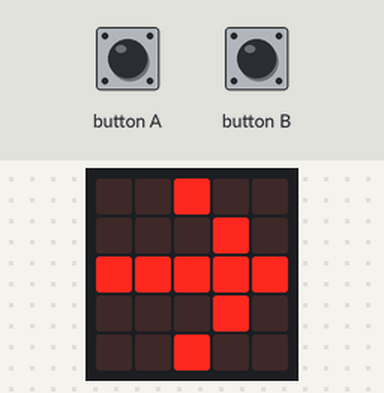
Simulated run of this program. Board: BBC micro:bit running MicroPython. Shown: the board's 5×5 LED display. Inputs (shaded band) come from the test bench. The 48×5 strip is a reading aid, not a part: it shows the text the display is scrolling, unrolled, one strip-width of it at a time.

Above: at 1.2 s.
1.3 s: button B pressed for 3.2 s
At 5.2 s:
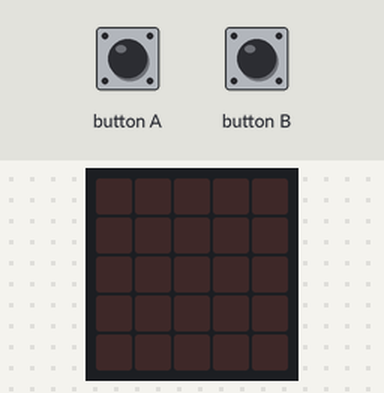
At 7.2 s:
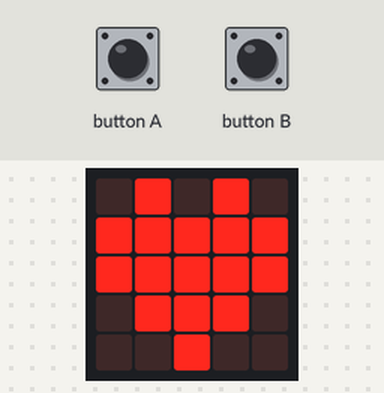
11.4 s: button B pressed for 1 s
At 14.1 s:
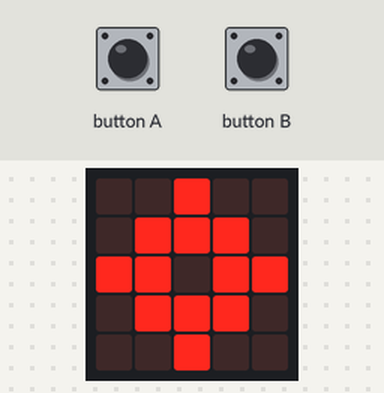
Timing chart, 0 to 15.6 s (numbered marks = the images above; inputs shaded):
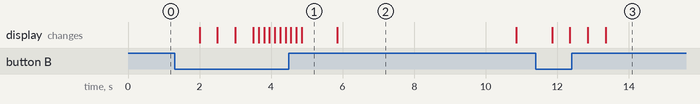

The program:

viewSelectedImage.py
```python
# Lesson #2, Demo Program #4:
#
# This program is designed to allow the user to view specific
# predefined images by clicking the "A" button the number of
# times equivalent to that image's index within the
# myFavImages list.
#
# Images NOT displayed include the collection of 8 direction-arrow
# images and the collection of 12 clockhand images.
#
# Filename: "viewSelectedImage.py"

from microbit import *

# Define a Python list (aka "array") and fill it
# with my favorite predefined images.

myFavImages = []                       # Index Numbers

myFavImages.append(Image.HEART)        #  0
myFavImages.append(Image.HAPPY)        #  1
myFavImages.append(Image.SAD)          #  2
myFavImages.append(Image.MEH)          #  3
myFavImages.append(Image.ASLEEP)       #  4
myFavImages.append(Image.SURPRISED)    #  5
myFavImages.append(Image.SILLY)        #  6
myFavImages.append(Image.CONFUSED)     #  7
myFavImages.append(Image.ANGRY)        #  8
myFavImages.append(Image.CHESSBOARD)   #  9
myFavImages.append(Image.SQUARE)       # 10
myFavImages.append(Image.DIAMOND)      # 11
myFavImages.append(Image.RABBIT)       # 12
myFavImages.append(Image.COW)          # 13
myFavImages.append(Image.DUCK)         # 14
myFavImages.append(Image.TORTOISE)     # 15
myFavImages.append(Image.BUTTERFLY)    # 16
myFavImages.append(Image.GIRAFFE)      # 17
myFavImages.append(Image.SNAKE)        # 18
myFavImages.append(Image.HOUSE)        # 19
myFavImages.append(Image.PITCHFORK)    # 20
myFavImages.append(Image.XMAS)         # 21
myFavImages.append(Image.PACMAN)       # 22
myFavImages.append(Image.TARGET)       # 23
myFavImages.append(Image.TSHIRT)       # 24
myFavImages.append(Image.ROLLERSKATE)  # 25
myFavImages.append(Image.SWORD)        # 26
myFavImages.append(Image.STICKFIGURE)  # 27
myFavImages.append(Image.GHOST)        # 28
myFavImages.append(Image.SKULL)        # 29
myFavImages.append(Image.UMBRELLA)     # 30
myFavImages.append(Image.SMILE)        # 31
myFavImages.append(Image.YES)          # 32
myFavImages.append(Image.NO)           # 33

'''
# Display all 34 predefined images listed above:
for image in myFavImages:
    display.show(image)
    sleep(1000)
'''

while True:

    # Clear 'btnPressCounter' within the button_a object
    pressCount = button_a.get_presses()

    # Click Button "B" when ready to start...
    display.show(Image.ARROW_E)
    while True:
        if button_b.is_pressed():
            break
        sleep(1000)

    # Give user a count down... and 15 seconds to click Button "A" as many times as needed.
    # To view the GIRAFFE image, you will need to press Button "A" 17 times.
    display.show(3)
    sleep(500)
    display.show(2)
    sleep(500)
    display.show(1)
    sleep(500)
    display.show(Image.TARGET)

    # Click Button "B" again when you are finished clicking on Button "A" to
    # select the specific image to display.
    while True:
        if button_b.is_pressed():
            break
        sleep(1000)

    display.clear()

    pressCount = button_a.get_presses()

    if pressCount > 32:
        pressCount = 32 	# To avoid an indexing error

    display.scroll(pressCount)
    sleep(1000)

    display.show(myFavImages[pressCount])
    sleep(5000)

# EOF
```

Measured:
- after the input at 1.3 s, the display: first changes after 0.70 s (image 1 shows a later state)
- after the input at 11.4 s, the display: first changes after 0.46 s (image 3 shows a later state)
- what the display in image 1 shows lasts 1.0 s, from 4.9 s to 5.9 s
- what the display in image 2 shows lasts 5.0 s, from 5.9 s to 10.9 s
